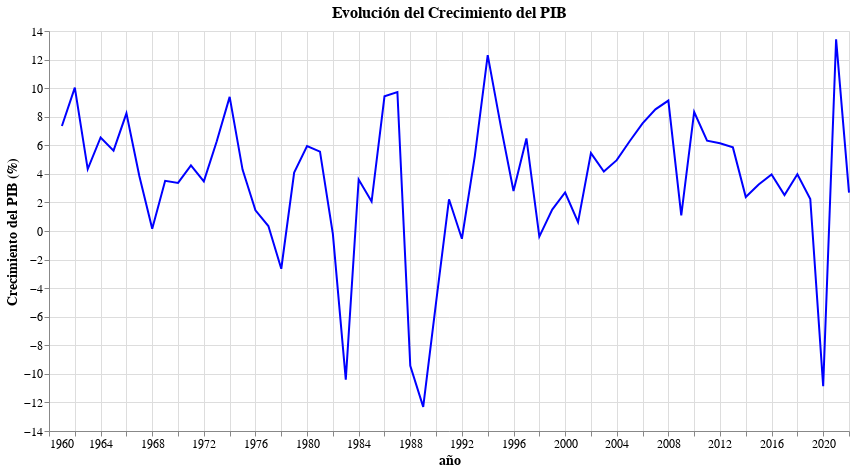

Notebook source saved alongside this figure:
### Code cell
# Crear el gráfico
chart = alt.Chart(base_pais).mark_line().encode(
    x='año:T',
    y=alt.Y('GDP growth (annual %):Q', title='Crecimiento del PIB (%)'),  # Personalizar el título del eje Y
    color=alt.value('blue'),  # Cambiar el color de la línea
).properties(
    width=800,  # Ajustar el ancho del gráfico
    height=400,  # Ajustar la altura del gráfico
    title='Evolución del Crecimiento del PIB',  # Añadir un título al gráfico
).configure_axis(
    labelFontSize=12,  # Tamaño de la fuente de las etiquetas del eje
    titleFontSize=14,  # Tamaño de la fuente del título del eje
).configure_title(
    fontSize=16,  # Tamaño de la fuente del título del gráfico
)

# Mostrar el gráfico
chart

### Figure 1 — Vega-Lite specification as saved in the notebook (floating-point values rounded to 4 significant figures)
{"config": {"view": {"continuousWidth": 300, "continuousHeight": 300}, "axis": {"labelFontSize": 12, "titleFontSize": 14}, "title": {"fontSize": 16}}, "data": {"name": "data-2147a173ca1885d62f16c8a62dd376b3"}, "mark": {"type": "line"}, "encoding": {"color": {"value": "blue"}, "x": {"field": "año", "type": "temporal"}, "y": {"field": "GDP growth (annual %)", "title": "Crecimiento del PIB (%)", "type": "quantitative"}}, "height": 400, "title": "Evolución del Crecimiento del PIB", "width": 800, "$schema": "https://vega.github.io/schema/vega-lite/v5.16.3.json", "datasets": {"data-2147a173ca1885d62f16c8a62dd376b3": [{"año": "1960 ", "Access to electricity (% of population)": "..", "Access to electricity, rural (% of rural population)": "..", "CO2 emissions (metric tons per capita)": "..", "GDP growth (annual %)": "..", "Hospital beds (per 1,000 people)": "2.41143894195557", "Labor force, female (% of total labor force)": ".."}, {"año": "1961 ", "Access to electricity (% of population)": "..", "Access to electricity, rural (% of rural population)": "..", "CO2 emissions (metric tons per capita)": "..", "GDP growth (annual %)": "7.34709633145569", "Hospital beds (per 1,000 people)": "..", "Labor force, female (% of total labor force)": ".."}, {"año": "1962 ", "Access to electricity (% of population)": "..", "Access to electricity, rural (% of rural population)": "..", "CO2 emissions (metric tons per capita)": "..", "GDP growth (annual %)": "10.0352933342212", "Hospital beds (per 1,000 people)": "..", "Labor force, female (% of total labor force)": ".."}, {"año": "1963 ", "Access to electricity (% of population)": "..", "Access to electricity, rural (% of rural population)": "..", "CO2 emissions (metric tons per capita)": "..", "GDP growth (annual %)": "4.32824981844591", "Hospital beds (per 1,000 people)": "..", "Labor force, female (% of total labor force)": ".."}, {"año": "1964 ", "Access to electricity (% of population)": "..", "Access to electricity, rural (% of rural population)": "..", "CO2 emissions (metric tons per capita)": "..", "GDP growth (annual %)": "6.54786765047102", "Hospital beds (per 1,000 people)": "..", "Labor force, female (% of total labor force)": ".."}, {"año": "1965 ", "Access to electricity (% of population)": "..", "Access to electricity, rural (% of rural population)": "..", "CO2 emissions (metric tons per capita)": "..", "GDP growth (annual %)": "5.62173344947736", "Hospital beds (per 1,000 people)": "..", "Labor force, female (% of total labor force)": ".."}, {"año": "1966 ", "Access to electricity (% of population)": "..", "Access to electricity, rural (% of rural population)": "..", "CO2 emissions (metric tons per capita)": "..", "GDP growth (annual %)": "8.2389204457594", "Hospital beds (per 1,000 people)": "..", "Labor force, female (% of total labor force)": ".."}, {"año": "1967 ", "Access to electricity (% of population)": "..", "Access to electricity, rural (% of rural population)": "..", "CO2 emissions (metric tons per capita)": "..", "GDP growth (annual %)": "3.85256440782895", "Hospital beds (per 1,000 people)": "..", "Labor force, female (% of total labor force)": ".."}, {"año": "1968 ", "Access to electricity (% of population)": "..", "Access to electricity, rural (% of rural population)": "..", "CO2 emissions (metric tons per capita)": "..", "GDP growth (annual %)": "0.152237710931757", "Hospital beds (per 1,000 people)": "..", "Labor force, female (% of total labor force)": ".."}, {"año": "1969 ", "Access to electricity (% of population)": "..", "Access to electricity, rural (% of rural population)": "..", "CO2 emissions (metric tons per capita)": "..", "GDP growth (annual %)": "3.51445891251396", "Hospital beds (per 1,000 people)": "..", "Labor force, female (% of total labor force)": ".."}, {"año": "1970 ", "Access to electricity (% of population)": "..", "Access to electricity, rural (% of rural population)": "..", "CO2 emissions (metric tons per capita)": "..", "GDP growth (annual %)": "3.36594600332614", "Hospital beds (per 1,000 people)": "2.17280006408691", "Labor force, female (% of total labor force)": ".."}, {"año": "1971 ", "Access to electricity (% of population)": "..", "Access to electricity, rural (% of rural population)": "..", "CO2 emissions (metric tons per capita)": "..", "GDP growth (annual %)": "4.59053992759885", "Hospital beds (per 1,000 people)": "..", "Labor force, female (% of total labor force)": ".."}, {"año": "1972 ", "Access to electricity (% of population)": "..", "Access to electricity, rural (% of rural population)": "..", "CO2 emissions (metric tons per capita)": "..", "GDP growth (annual %)": "3.47753512310473", "Hospital beds (per 1,000 people)": "..", "Labor force, female (% of total labor force)": ".."}, {"año": "1973 ", "Access to electricity (% of population)": "..", "Access to electricity, rural (% of rural population)": "..", "CO2 emissions (metric tons per capita)": "..", "GDP growth (annual %)": "6.27693475562022", "Hospital beds (per 1,000 people)": "..", "Labor force, female (% of total labor force)": ".."}, {"año": "1974 ", "Access to electricity (% of population)": "..", "Access to electricity, rural (% of rural population)": "..", "CO2 emissions (metric tons per capita)": "..", "GDP growth (annual %)": "9.38683491938303", "Hospital beds (per 1,000 people)": "..", "Labor force, female (% of total labor force)": ".."}, {"año": "1975 ", "Access to electricity (% of population)": "..", "Access to electricity, rural (% of rural population)": "..", "CO2 emissions (metric tons per capita)": "..", "GDP growth (annual %)": "4.30086316548426", "Hospital beds (per 1,000 people)": "2.5", "Labor force, female (% of total labor force)": ".."}, {"año": "1976 ", "Access to electricity (% of population)": "..", "Access to electricity, rural (% of rural population)": "..", "CO2 emissions (metric tons per capita)": "..", "GDP growth (annual %)": "1.44711099517411", "Hospital beds (per 1,000 people)": "..", "Labor force, female (% of total labor force)": ".."}, {"año": "1977 ", "Access to electricity (% of population)": "..", "Access to electricity, rural (% of rural population)": "..", "CO2 emissions (metric tons per capita)": "..", "GDP growth (annual %)": "0.349063699303812", "Hospital beds (per 1,000 people)": "..", "Labor force, female (% of total labor force)": ".."}, {"año": "1978 ", "Access to electricity (% of population)": "..", "Access to electricity, rural (% of rural population)": "..", "CO2 emissions (metric tons per capita)": "..", "GDP growth (annual %)": "-2.64250297882154", "Hospital beds (per 1,000 people)": "..", "Labor force, female (% of total labor force)": ".."}, {"año": "1979 ", "Access to electricity (% of population)": "..", "Access to electricity, rural (% of rural population)": "..", "CO2 emissions (metric tons per capita)": "..", "GDP growth (annual %)": "4.09075057410003", "Hospital beds (per 1,000 people)": "..", "Labor force, female (% of total labor force)": ".."}, {"año": "1980 ", "Access to electricity (% of population)": "..", "Access to electricity, rural (% of rural population)": "..", "CO2 emissions (metric tons per capita)": "..", "GDP growth (annual %)": "5.94333539830841", "Hospital beds (per 1,000 people)": "..", "Labor force, female (% of total labor force)": ".."}, {"año": "1981 ", "Access to electricity (% of population)": "..", "Access to electricity, rural (% of rural population)": "..", "CO2 emissions (metric tons per capita)": "..", "GDP growth (annual %)": "5.55204181484046", "Hospital beds (per 1,000 people)": "..", "Labor force, female (% of total labor force)": ".."}, {"año": "1982 ", "Access to electricity (% of population)": "..", "Access to electricity, rural (% of rural population)": "..", "CO2 emissions (metric tons per capita)": "..", "GDP growth (annual %)": "-0.2227234441863", "Hospital beds (per 1,000 people)": "..", "Labor force, female (% of total labor force)": ".."}, {"año": "1983 ", "Access to electricity (% of population)": "..", "Access to electricity, rural (% of rural population)": "..", "CO2 emissions (metric tons per capita)": "..", "GDP growth (annual %)": "-10.408085798297", "Hospital beds (per 1,000 people)": "..", "Labor force, female (% of total labor force)": ".."}, {"año": "1984 ", "Access to electricity (% of population)": "..", "Access to electricity, rural (% of rural population)": "..", "CO2 emissions (metric tons per capita)": "..", "GDP growth (annual %)": "3.60828653816966", "Hospital beds (per 1,000 people)": "..", "Labor force, female (% of total labor force)": ".."}, {"año": "1985 ", "Access to electricity (% of population)": "..", "Access to electricity, rural (% of rural population)": "..", "CO2 emissions (metric tons per capita)": "..", "GDP growth (annual %)": "2.06113206625895", "Hospital beds (per 1,000 people)": "1.68449997901917", "Labor force, female (% of total labor force)": ".."}, {"año": "1986 ", "Access to electricity (% of population)": "..", "Access to electricity, rural (% of rural population)": "..", "CO2 emissions (metric tons per capita)": "..", "GDP growth (annual %)": "9.42596236073652", "Hospital beds (per 1,000 people)": "..", "Labor force, female (% of total labor force)": ".."}, {"año": "1987 ", "Access to electricity (% of population)": "..", "Access to electricity, rural (% of rural population)": "..", "CO2 emissions (metric tons per capita)": "..", "GDP growth (annual %)": "9.72614643050372", "Hospital beds (per 1,000 people)": "..", "Labor force, female (% of total labor force)": ".."}, {"año": "1988 ", "Access to electricity (% of population)": "..", "Access to electricity, rural (% of rural population)": "..", "CO2 emissions (metric tons per capita)": "..", "GDP growth (annual %)": "-9.44127344629392", "Hospital beds (per 1,000 people)": "..", "Labor force, female (% of total labor force)": ".."}, {"año": "1989 ", "Access to electricity (% of population)": "..", "Access to electricity, rural (% of rural population)": "..", "CO2 emissions (metric tons per capita)": "..", "GDP growth (annual %)": "-12.3120414471296", "Hospital beds (per 1,000 people)": "..", "Labor force, female (% of total labor force)": ".."}, {"año": "1990 ", "Access to electricity (% of population)": "..", "Access to electricity, rural (% of rural population)": "..", "CO2 emissions (metric tons per capita)": "0.944194966968125", "GDP growth (annual %)": "-4.98256353646605", "Hospital beds (per 1,000 people)": "1.4132000208", "Labor force, female (% of total labor force)": "37.3724250367503"}, {"año": "1991 ", "Access to electricity (% of population)": "..", "Access to electricity, rural (% of rural population)": "..", "CO2 emissions (metric tons per capita)": "0.897427029864846", "GDP growth (annual %)": "2.2192591027909", "Hospital beds (per 1,000 people)": "..", "Labor force, female (% of total labor force)": "37.4395764837796"}, {"año": "1992 ", "Access to electricity (% of population)": "70.1", "Access to electricity, rural (% of rural population)": "23.6399346948511", "CO2 emissions (metric tons per capita)": "0.912638246440529", "GDP growth (annual %)": "-0.540509124723926", "Hospital beds (per 1,000 people)": "1.5", "Labor force, female (% of total labor force)": "37.3568974141558"}, {"año": "1993 ", "Access to electricity (% of population)": "64.7489929199219", "Access to electricity, rural (% of rural population)": "2.76892056332457", "CO2 emissions (metric tons per capita)": "0.927167194255717", "GDP growth (annual %)": "5.24357700773291", "Hospital beds (per 1,000 people)": "1.2999999523", "Labor force, female (% of total labor force)": "37.9136920848328"}, {"año": "1994 ", "Access to electricity (% of population)": "66.0529327392578", "Access to electricity, rural (% of rural population)": "4.94329112557081", "CO2 emissions (metric tons per capita)": "0.93974304908866", "GDP growth (annual %)": "12.3083661848445", "Hospital beds (per 1,000 people)": "1.3571000099", "Labor force, female (% of total labor force)": "38.448057278662"}, {"año": "1995 ", "Access to electricity (% of population)": "67.3548355102539", "Access to electricity, rural (% of rural population)": "7.19244862100369", "CO2 emissions (metric tons per capita)": "1.04911621328514", "GDP growth (annual %)": "7.41139504735119", "Hospital beds (per 1,000 people)": "..", "Labor force, female (% of total labor force)": "39.568887503712"}, {"año": "1996 ", "Access to electricity (% of population)": "67", "Access to electricity, rural (% of rural population)": "4.6576523999663", "CO2 emissions (metric tons per capita)": "1.12666549539043", "GDP growth (annual %)": "2.79897307912609", "Hospital beds (per 1,000 people)": "1.4700000286", "Labor force, female (% of total labor force)": "40.7148181354051"}, {"año": "1997 ", "Access to electricity (% of population)": "69.16024", "Access to electricity, rural (% of rural population)": "11.5429583064255", "CO2 emissions (metric tons per capita)": "1.10224618698884", "GDP growth (annual %)": "6.47682442079709", "Hospital beds (per 1,000 people)": "..", "Labor force, female (% of total labor force)": "41.809889784265"}, {"año": "1998 ", "Access to electricity (% of population)": "72.072063", "Access to electricity, rural (% of rural population)": "16.5817040125137", "CO2 emissions (metric tons per capita)": "1.04462250814599", "GDP growth (annual %)": "-0.391537555833821", "Hospital beds (per 1,000 people)": "..", "Labor force, female (% of total labor force)": "41.6867282752194"}, {"año": "1999 ", "Access to electricity (% of population)": "74.078523", "Access to electricity, rural (% of rural population)": "18.3864207253345", "CO2 emissions (metric tons per capita)": "1.10742554187473", "GDP growth (annual %)": "1.49491064308833", "Hospital beds (per 1,000 people)": "..", "Labor force, female (% of total labor force)": "42.852867842457"}, {"año": "2000 ", "Access to electricity (% of population)": "72.496495", "Access to electricity, rural (% of rural population)": "11.0893948031391", "CO2 emissions (metric tons per capita)": "1.07427509541656", "GDP growth (annual %)": "2.69437139806912", "Hospital beds (per 1,000 people)": "..", "Labor force, female (% of total labor force)": "41.2190811704125"}, {"año": "2001 ", "Access to electricity (% of population)": "72.113111", "Access to electricity, rural (% of rural population)": "16.0957564815301", "CO2 emissions (metric tons per capita)": "0.982316838453907", "GDP growth (annual %)": "0.617892325624297", "Hospital beds (per 1,000 people)": "..", "Labor force, female (% of total labor force)": "43.0977163888045"}, {"año": "2002 ", "Access to electricity (% of population)": "74.382688", "Access to electricity, rural (% of rural population)": "19.4595836712162", "CO2 emissions (metric tons per capita)": "1.0145053670813", "GDP growth (annual %)": "5.45352893818767", "Hospital beds (per 1,000 people)": "..", "Labor force, female (% of total labor force)": "43.4343657526015"}, {"año": "2003 ", "Access to electricity (% of population)": "74.380966", "Access to electricity, rural (% of rural population)": "18.497245189282", "CO2 emissions (metric tons per capita)": "0.983143204871561", "GDP growth (annual %)": "4.16502313666112", "Hospital beds (per 1,000 people)": "1.3999999762", "Labor force, female (% of total labor force)": "43.7523918910809"}, {"año": "2004 ", "Access to electricity (% of population)": "75.692357", "Access to electricity, rural (% of rural population)": "20.8976930775592", "CO2 emissions (metric tons per capita)": "1.11985372004664", "GDP growth (annual %)": "4.95820320611745", "Hospital beds (per 1,000 people)": "0.9", "Labor force, female (% of total labor force)": "44.0555134064441"}, {"año": "2005 ", "Access to electricity (% of population)": "77.173645", "Access to electricity, rural (% of rural population)": "24.6324316286897", "CO2 emissions (metric tons per capita)": "1.11171716955682", "GDP growth (annual %)": "6.28506032509601", "Hospital beds (per 1,000 people)": "..", "Labor force, female (% of total labor force)": "44.3447238934809"}, {"año": "2006 ", "Access to electricity (% of population)": "80.157275", "Access to electricity, rural (% of rural population)": "31.0512461707818", "CO2 emissions (metric tons per capita)": "1.08676985419652", "GDP growth (annual %)": "7.5288990440594", "Hospital beds (per 1,000 people)": "..", "Labor force, female (% of total labor force)": "44.6674229117992"}, {"año": "2007 ", "Access to electricity (% of population)": "81.988131", "Access to electricity, rural (% of rural population)": "38.689204719776", "CO2 emissions (metric tons per capita)": "1.18209589261852", "GDP growth (annual %)": "8.5183877690955", "Hospital beds (per 1,000 people)": "1.2", "Labor force, female (% of total labor force)": "45.0673338315268"}, {"año": "2008 ", "Access to electricity (% of population)": "84.678343", "Access to electricity, rural (% of rural population)": "45.4175509616323", "CO2 emissions (metric tons per capita)": "1.32931868624742", "GDP growth (annual %)": "9.1265683014642", "Hospital beds (per 1,000 people)": "1.5", "Labor force, female (% of total labor force)": "45.2229471581833"}, {"año": "2009 ", "Access to electricity (% of population)": "86.42432", "Access to electricity, rural (% of rural population)": "50.9597738475109", "CO2 emissions (metric tons per capita)": "1.41921946066586", "GDP growth (annual %)": "1.0958236592427", "Hospital beds (per 1,000 people)": "1.6", "Labor force, female (% of total labor force)": "45.3332186651277"}, {"año": "2010 ", "Access to electricity (% of population)": "88.123061", "Access to electricity, rural (% of rural population)": "55.6332347263447", "CO2 emissions (metric tons per capita)": "1.53948542250294", "GDP growth (annual %)": "8.33245910749577", "Hospital beds (per 1,000 people)": "1.5", "Labor force, female (% of total labor force)": "45.9866454056209"}, {"año": "2011 ", "Access to electricity (% of population)": "89.707491", "Access to electricity, rural (% of rural population)": "61.3020759651831", "CO2 emissions (metric tons per capita)": "1.64284749150045", "GDP growth (annual %)": "6.32719240161117", "Hospital beds (per 1,000 people)": "1.53", "Labor force, female (% of total labor force)": "45.9053064622094"}, {"año": "2012 ", "Access to electricity (% of population)": "91.099508", "Access to electricity, rural (% of rural population)": "66.1668240020821", "CO2 emissions (metric tons per capita)": "1.61752150592736", "GDP growth (annual %)": "6.13972470560435", "Hospital beds (per 1,000 people)": "1.52", "Labor force, female (% of total labor force)": "45.9124800404932"}, {"año": "2013 ", "Access to electricity (% of population)": "92.135365", "Access to electricity, rural (% of rural population)": "69.9050114897088", "CO2 emissions (metric tons per capita)": "1.65625408117878", "GDP growth (annual %)": "5.85251821084928", "Hospital beds (per 1,000 people)": "1.51", "Labor force, female (% of total labor force)": "45.8711092036968"}, {"año": "2014 ", "Access to electricity (% of population)": "92.919989", "Access to electricity, rural (% of rural population)": "72.7675028572342", "CO2 emissions (metric tons per capita)": "1.75159405113357", "GDP growth (annual %)": "2.38215737180541", "Hospital beds (per 1,000 people)": "1.56", "Labor force, female (% of total labor force)": "45.804310150231"}, {"año": "2015 ", "Access to electricity (% of population)": "93.852179", "Access to electricity, rural (% of rural population)": "76.692689134919", "CO2 emissions (metric tons per capita)": "1.7763005780535", "GDP growth (annual %)": "3.25224477218451", "Hospital beds (per 1,000 people)": "1.55", "Labor force, female (% of total labor force)": "45.4276000599438"}, {"año": "2016 ", "Access to electricity (% of population)": "94.2", "Access to electricity, rural (% of rural population)": "77.9748393653812", "CO2 emissions (metric tons per capita)": "1.8263804846975", "GDP growth (annual %)": "3.95331871520767", "Hospital beds (per 1,000 people)": "1.59", "Labor force, female (% of total labor force)": "45.7818223870905"}, {"año": "2017 ", "Access to electricity (% of population)": "94.8", "Access to electricity, rural (% of rural population)": "80.4978448676186", "CO2 emissions (metric tons per capita)": "1.71724301281113", "GDP growth (annual %)": "2.51883544233135", "Hospital beds (per 1,000 people)": "1.59", "Labor force, female (% of total labor force)": "45.9158254902167"}, {"año": "2018 ", "Access to electricity (% of population)": "95.2", "Access to electricity, rural (% of rural population)": "81.7999810536238", "CO2 emissions (metric tons per capita)": "1.69513088210562", "GDP growth (annual %)": "3.969351341365", "Hospital beds (per 1,000 people)": "..", "Labor force, female (% of total labor force)": "46.1114156983427"}, {"año": "2019 ", "Access to electricity (% of population)": "95.551360223182", "Access to electricity, rural (% of rural population)": "82.9478253388103", "CO2 emissions (metric tons per capita)": "1.73564177469023", "GDP growth (annual %)": "2.24063176875049", "Hospital beds (per 1,000 people)": "..", "Labor force, female (% of total labor force)": "46.1284202883485"}, {"año": "2020 ", "Access to electricity (% of population)": "96.2", "Access to electricity, rural (% of rural population)": "86.0985574555857", "CO2 emissions (metric tons per capita)": "1.39856601861908", "GDP growth (annual %)": "-10.8696407826493", "Hospital beds (per 1,000 people)": "..", "Labor force, female (% of total labor force)": "44.2865347211395"}, {"año": "2021 ", "Access to electricity (% of population)": "95.6", "Access to electricity, rural (% of rural population)": "83.5511622295803", "CO2 emissions (metric tons per capita)": "..", "GDP growth (annual %)": "13.4175302909947", "Hospital beds (per 1,000 people)": "..", "Labor force, female (% of total labor force)": "45.975899260784"}, {"año": "2022 ", "Access to electricity (% of population)": "..", "Access to electricity, rural (% of rural population)": "..", "CO2 emissions (metric tons per capita)": "..", "GDP growth (annual %)": "2.68387143477631", "Hospital beds (per 1,000 people)": "..", "Labor force, female (% of total labor force)": "46.7458159089724"}]}}
